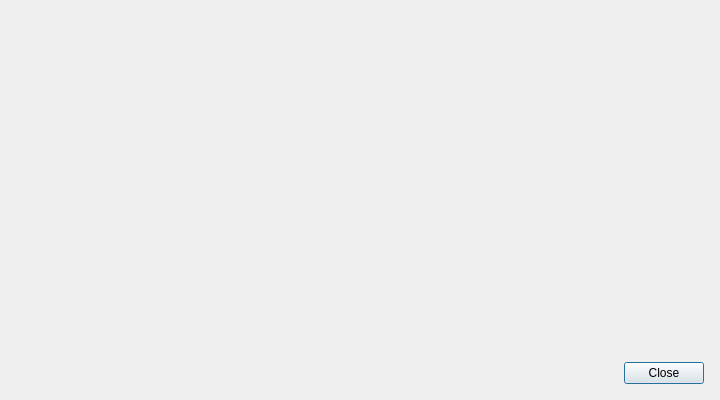
<?xml version="1.0" encoding="UTF-8"?>
<ui version="4.0">
 <class>ProposalResume</class>
 <widget class="QDialog" name="ProposalResume">
  <property name="geometry">
   <rect>
    <x>0</x>
    <y>0</y>
    <width>720</width>
    <height>400</height>
   </rect>
  </property>
  <property name="minimumSize">
   <size>
    <width>720</width>
    <height>400</height>
   </size>
  </property>
  <property name="windowTitle">
   <string>Resume Proposals</string>
  </property>
  <layout class="QVBoxLayout" name="mainLayout">
   <property name="leftMargin">
    <number>16</number>
   </property>
   <property name="topMargin">
    <number>16</number>
   </property>
   <property name="rightMargin">
    <number>16</number>
   </property>
   <property name="bottomMargin">
    <number>0</number>
   </property>
   <property name="spacing">
    <number>0</number>
   </property>
   <item>
    <widget class="QScrollArea" name="scrollArea">
     <property name="sizePolicy">
      <sizepolicy hsizetype="Expanding" vsizetype="Expanding">
       <horstretch>0</horstretch>
       <verstretch>1</verstretch>
      </sizepolicy>
     </property>
     <property name="widgetResizable">
      <bool>true</bool>
     </property>
     <property name="frameShape">
      <enum>QFrame::NoFrame</enum>
     </property>
     <widget class="QWidget" name="scrollContents">
      <layout class="QVBoxLayout" name="proposalsLayout">
       <property name="leftMargin">
        <number>16</number>
       </property>
       <property name="topMargin">
        <number>16</number>
       </property>
       <property name="rightMargin">
        <number>16</number>
       </property>
       <property name="bottomMargin">
        <number>16</number>
       </property>
       <property name="spacing">
        <number>16</number>
       </property>
      </layout>
     </widget>
    </widget>
   </item>
   <item>
    <layout class="QHBoxLayout" name="buttonLayout">
     <property name="leftMargin">
      <number>0</number>
     </property>
     <property name="topMargin">
      <number>8</number>
     </property>
     <property name="rightMargin">
      <number>0</number>
     </property>
     <property name="bottomMargin">
      <number>16</number>
     </property>
     <item>
      <spacer name="buttonSpacer">
       <property name="orientation">
        <enum>Qt::Horizontal</enum>
       </property>
       <property name="sizeHint" stdset="0">
        <size>
         <width>40</width>
         <height>20</height>
        </size>
       </property>
      </spacer>
     </item>
     <item>
      <widget class="QPushButton" name="btnClose">
       <property name="text">
        <string>Close</string>
       </property>
      </widget>
     </item>
    </layout>
   </item>
  </layout>
 </widget>
 <resources/>
 <connections/>
</ui>
